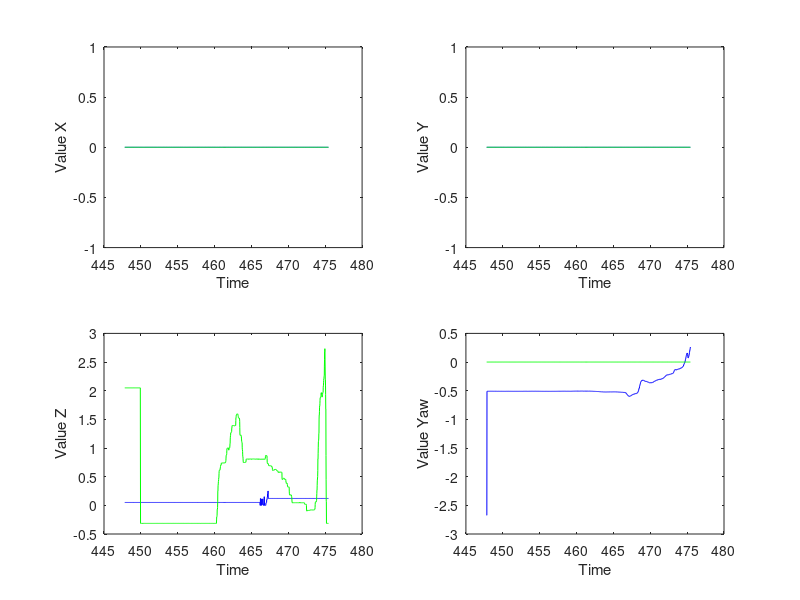
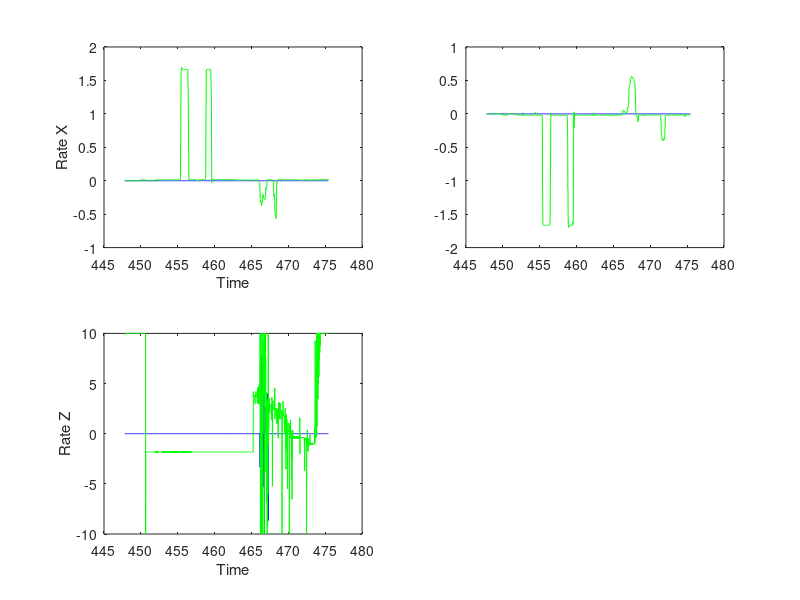
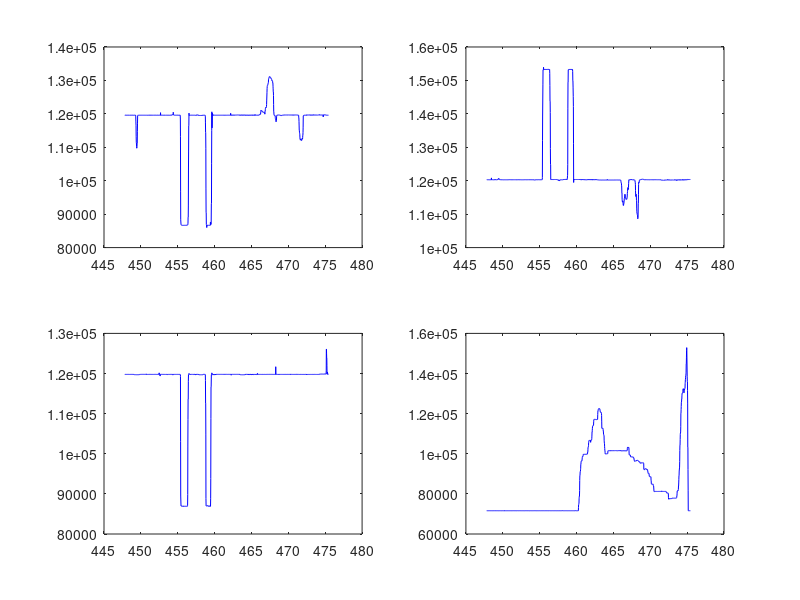
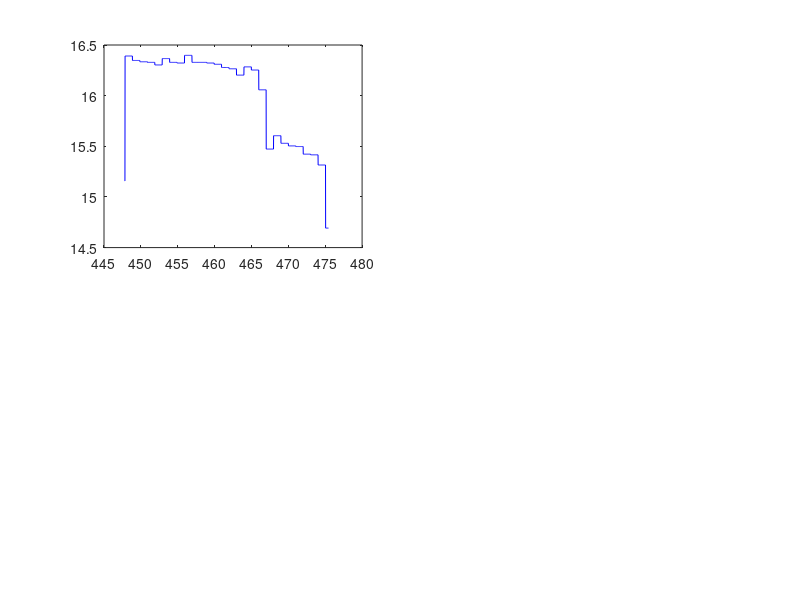

MATLAB code to generate these figures, in order:
close all
clc

log = load('Aug7Mg/LOG7.TXT');

% parsing the data
Time          = log(:,1);
Mode          = log(:,2);
Imu_AccX      = log(:,3);
Imu_AccY      = log(:,4);
Imu_AccZ      = log(:,5);
Imu_AngRateX  = log(:,6);
Imu_AngRateY  = log(:,7);
Imu_AngRateZ  = log(:,8);
Imu_MagX      = log(:,9);
Imu_MagY      = log(:,10);
Imu_MagZ      = log(:,11);
Imu_Rot       = log(:,12:20);
Px4_Xdot      = log(:,21);
Px4_Ydot      = log(:,22);
Px4_Qual      = log(:,23);
Lidar_Dist    = log(:,24);
Camera_X      = log(:,25);
Camera_Y      = log(:,26);
Camera_Yaw    = log(:,27);
Camera_T      = log(:,28);
Filter_X      = log(:,29);
Filter_Y      = log(:,30);
Filter_Z      = log(:,31);
Filter_Xdot   = log(:,32);
Filter_Ydot   = log(:,33);
Filter_Zdot   = log(:,34);
Filter_Roll   = log(:,35);
Filter_Pitch  = log(:,36);
Filter_Yaw    = log(:,37);
Val_P_X       = log(:,38);
Val_I_X       = log(:,39);
Val_D_X       = log(:,40);
Val_P_Y       = log(:,41);
Val_I_Y       = log(:,42);
Val_D_Y       = log(:,43);
Val_P_Z       = log(:,44);
Val_I_Z       = log(:,45);
Val_D_Z       = log(:,46);
Val_P_Yaw     = log(:,47);
Val_I_Yaw     = log(:,48);
Val_D_Yaw     = log(:,49);
Rate_P_X      = log(:,50);
Rate_I_X      = log(:,51);
Rate_D_X      = log(:,52);
Rate_P_Y      = log(:,53);
Rate_I_Y      = log(:,54);
Rate_D_Y      = log(:,55);
Rate_P_Z      = log(:,56);
Rate_I_Z      = log(:,57);
Rate_D_Z      = log(:,58);
Rate_P_Yaw    = log(:,59);
Rate_I_Yaw    = log(:,60);
Rate_D_Yaw    = log(:,61);
Setpt_X       = log(:,62);
Setpt_Y       = log(:,63);
Setpt_Z       = log(:,64);
Setpt_Yaw     = log(:,65);
Setpt_Xdot    = log(:,66);
Setpt_Ydot    = log(:,67);
Setpt_Zdot    = log(:,68);
PID_Ux        = log(:,69);
PID_Uy        = log(:,70);
PID_Uz        = log(:,71);
PID_Yawdot    = log(:,72);
Flag_Xval     = log(:,73);
Flag_Yval     = log(:,74);
Flag_Zval     = log(:,75);
Flag_Xrate    = log(:,76);
Flag_Yrate    = log(:,77);
Flag_Zrate    = log(:,78);
Flag_Yawl     = log(:,79);
Battery       = log(:,80);
DJI_Roll      = log(:,81);
DJI_Pitch     = log(:,82);
DJI_Yawdot    = log(:,83);
DJI_Fz        = log(:,84);
AtomFlag          = log(:,85);
DJI_Roll_RAW      = log(:,86);
DJI_Pitch_RAW     = log(:,87);
DJI_Fz_RAW    = log(:,88);
DJI_YawRate_RAW        = log(:,89);

PPM_1 = log(:, 90);
PPM_2 = log(:, 91);
PPM_3 = log(:, 92);
PPM_4 = log(:, 93);

clf

disc_Zdot = Filter_Zdot;
%%
for i = 2:length(Time)
    disc_Zdot(i) = (Lidar_Dist(i) - Lidar_Dist(i - 1)) / (Time(i) - Time(i-1));
end

%% plot
% figure 1 values
figure(1)
subplot(221)
plot(Time, Filter_X, 'b', Time, Setpt_X, 'g')
xlabel('Time')
ylabel('Value X')

subplot(222)
plot(Time, Filter_Y, 'b', Time, Setpt_Y, 'g')
xlabel('Time')
ylabel('Value Y')

subplot(223)
plot(Time, Lidar_Dist, 'b', Time, Setpt_Z, 'g')
xlabel('Time')
ylabel('Value Z')

subplot(224)
plot(Time, Filter_Yaw, 'b', Time, Setpt_Yaw, 'g')
xlabel('Time')
ylabel('Value Yaw')

% figure 2 rates
figure(2)
subplot(221)
plot(Time, Filter_Xdot, 'b', Time, Setpt_Xdot, 'g')
xlabel('Time')
ylabel('Rate X')

subplot(222)
xlabel('Time')
ylabel('Rate Y')
plot(Time, Filter_Ydot, 'b', Time, Setpt_Ydot, 'g')


subplot(223)
% plot(Time, Filter_Zdot, 'b', Time, Setpt_Zdot, 'g')
plot(Time, disc_Zdot, 'b', Time, Setpt_Zdot, 'g')
xlabel('Time')
ylabel('Rate Z')

% figure 3 DJI
figure(3)
subplot(221)
xlabel('Time')
ylabel('DJI Roll')
plot(Time, DJI_Roll, 'b')
subplot(222)
xlabel('Time')
ylabel('DJI Pitch')
plot(Time, DJI_Pitch, 'b')
subplot(223)
xlabel('Time')
ylabel('DJI Yaw Dot')
plot(Time, DJI_Yawdot, 'b')
subplot(224)
xlabel('Time')
ylabel('DJI Fz')
plot(Time, DJI_Fz, 'b')
%
%% figure 4 others
figure(4)
subplot(221)
xlabel('Time')
ylabel('Battery')
plot(Time, Battery, 'b')


%% figure 5 DJI RAW
figure(5)
subplot(221)
xlabel('Time')
ylabel('DJI Roll Raw')
plot(Time, DJI_Roll_RAW, 'b')
subplot(222)
xlabel('Time')
ylabel('DJI Pitch Raw')
plot(Time, DJI_Pitch_RAW, 'b')
subplot(224)
xlabel('Time')
ylabel('DJI Yaw Dot Raw')
plot(Time, DJI_YawRate_RAW, 'b')
subplot(223)
plot(Time, DJI_Fz_RAW, 'b')
xlabel('Time')
ylabel('DJI Fz Raw')

figure(6)
subplot(221)
plot(Time, PID_Uz, 'b')
xlabel('time')
ylabel('pid uz')


%figure(7)
%
%plot(Time, Rate_P_Z, 'b')

% figure 6 PID 
figure(80)
subplot(231)
plot(Time, Val_P_Z, 'b')
xlabel('Time')
ylabel('VAL P')
grid on

subplot(232)
plot(Time, Val_I_Z, 'b')
xlabel('Time')
ylabel('VAL I')
grid on

subplot(233)
plot(Time, Val_D_Z, 'b')
xlabel('Time')
ylabel('VAL D')
grid on

subplot(234)
plot(Time, Rate_P_Z, 'b')
xlabel('Time')
ylabel('Rate P')
grid on

subplot(235)
plot(Time, Rate_I_Z, 'b')
xlabel('Time')
ylabel('Rate I')
grid on

subplot(236)
plot(Time, Rate_D_Z, 'b')
xlabel('Time')
ylabel('Rate D')
grid on

%% 
figure(20)
subplot(221)
plot(Time, Px4_Xdot, 'b')
xlabel('Time')
ylabel('Px4 X vel')
grid on

subplot(222)
plot(Time, Px4_Ydot, 'b')
xlabel('Time')
ylabel('Px4 Y vel')
grid on

subplot(223)
plot(Time, Px4_Qual, 'b')
xlabel('Time')
ylabel('Qual')
grid on

figure(21)
plot(Time, Mode, 'b');
ylabel('Mode')
grid on


figure(22)
plot(Time, PPM_3, 'b');
ylabel('Chan 3 PPM')

figure(23)
subplot(221)
plot(Time, atan2(Imu_Rot(:, 6), Imu_Rot(:, 9)), 'b')
ylabel('Roll')

subplot(222)
plot(Time, asin(-Imu_Rot(:, 3)), 'b')
ylabel('Pitch')

subplot(223)
plot(Time, atan2(Imu_Rot(:, 2), Imu_Rot(:, 1)), 'b')
ylabel('Yaw')

%%
figure(24)
subplot(221)
plot(Time, Val_P_Z)
ylabel('VAL_P_Z')

subplot(222)
plot(Time, Val_I_Z)
ylabel('VAL_I_Z')

subplot(223)
plot(Time, Val_D_Z)
ylabel('VAL_D_Z')


figure(25)
subplot(221)
plot(Time, Imu_AccX, 'b');
ylabel('Ax');

subplot(222)
plot(Time, Imu_AccY, 'b');
ylabel('Ay');

subplot(223);
plot(Time, Imu_AccZ, 'b');
ylabel('Az');

figure(100)
plot(Time, Lidar_Dist, 'b');
ylabel('Lidar');

%%
Real_Time_for_this_log = (Time(end) - Time(1)) / 60